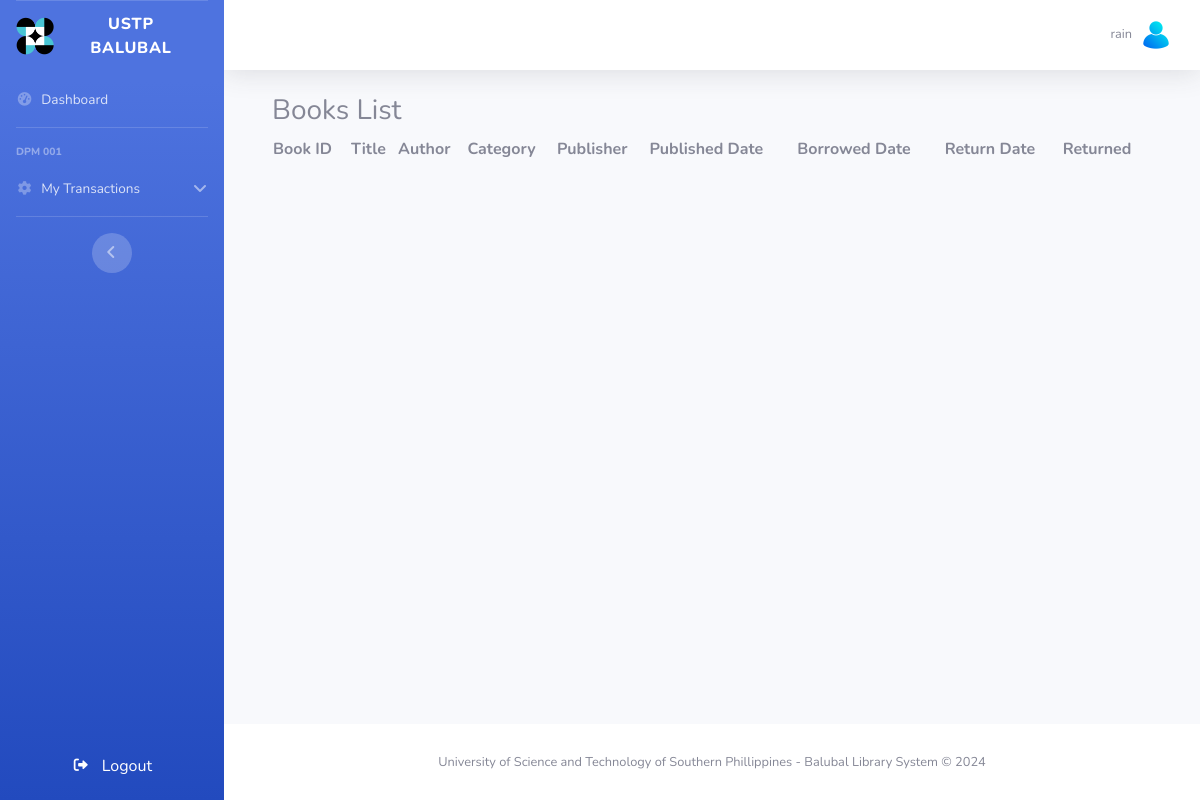
The page /borrower/list-books.php (signed in) on the database as committed earlier.
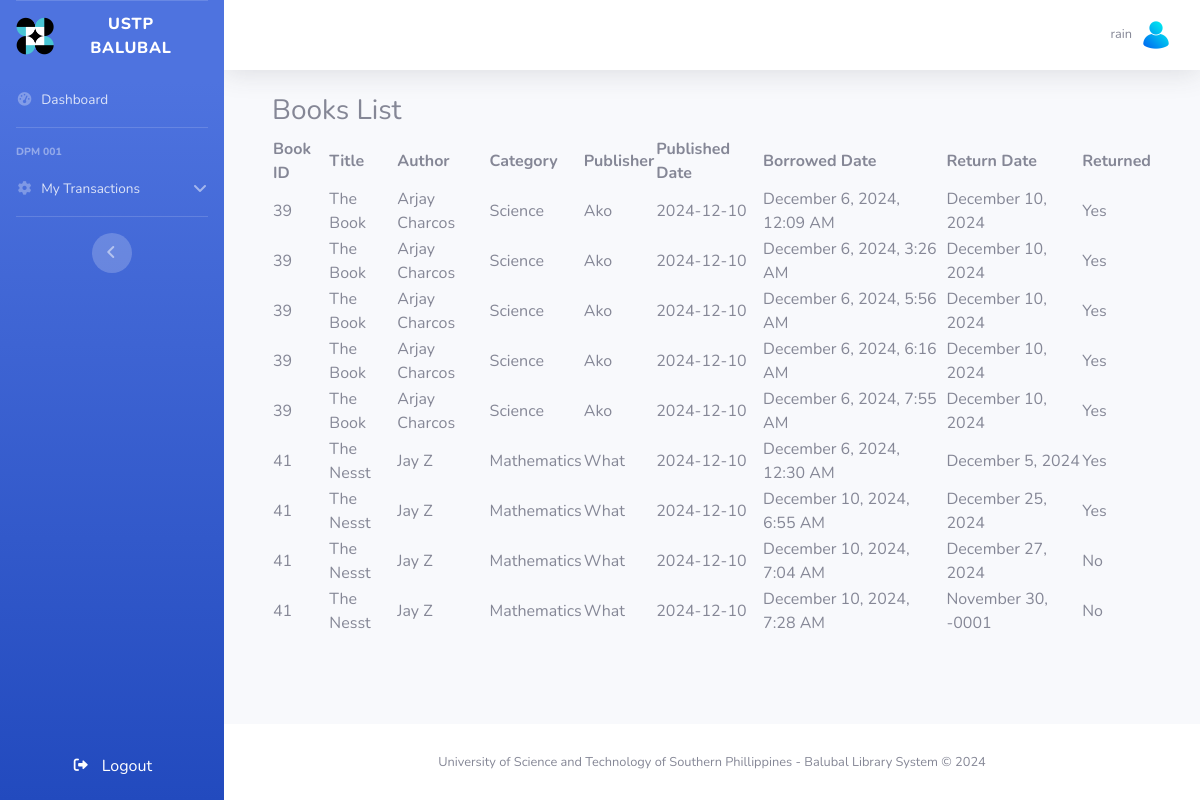
The same page on the database as committed later.
### tables this page shows
CREATE TABLE `tblbooks` (
  `bookId` int(11) NOT NULL,
  `title` varchar(100) NOT NULL,
  `dateAdded` timestamp NOT NULL DEFAULT current_timestamp(),
  `quantity` int(11) NOT NULL,
  `authorId` int(11) DEFAULT NULL,
  `categoryId` int(11) DEFAULT NULL,
  `callNum` varchar(11) NOT NULL,
  `accessionNum` varchar(5) NOT NULL,
  `barcodeNum` varchar(11) NOT NULL,
  `publisher` varchar(30) NOT NULL,
  `publishedDate` date DEFAULT NULL
);

CREATE TABLE `tblcategory` (
  `categoryId` int(11) NOT NULL,
  `categoryName` varchar(30) NOT NULL
);

CREATE TABLE `tblreturnborrow` (
  `borrowId` int(11) NOT NULL,
  `borrowedDate` timestamp NOT NULL DEFAULT current_timestamp(),
  `returnDate` date DEFAULT NULL,
  `borrowerId` int(11) NOT NULL,
  `bookId` int(11) NOT NULL,
  `librarianName` varchar(50) NOT NULL,
  `returned` enum('No','Yes','','') NOT NULL
);

### borrower/list-books.php (the view, shortened to what this page needs)
<?php
include('db/db-connect.php');
$userId = $_SESSION['user_id'];
$query = "SELECT b.bookId, b.title,
                 CONCAT(a.firstName, ' ', a.lastName) AS authorName,
                 c.categoryName, b.publisher, b.publishedDate,
                 rb.borrowedDate, rb.returnDate, rb.returned
          FROM tblbooks b
          JOIN tblauthor a ON b.authorId = a.authorId
          JOIN tblcategory c ON b.categoryId = c.categoryId
          JOIN tblreturnborrow rb ON b.bookId = rb.bookId
          WHERE rb.borrowerId = ?";
$stmt = $conn->prepare($query);
$stmt->bind_param('i', $userId);
$stmt->execute();
$result = $stmt->get_result();
?>
<!DOCTYPE html>
<html lang="en">
<head>
    <link rel="stylesheet" href="https://cdn.datatables.net/1.13.6/css/jquery.dataTables.min.css">
</head>
<body>
    <div class="container">
        <h3>Books List</h3>
        <table id="dataTable" class="display" style="width:100%">
            <thead>
                <tr>
                    <th>Book ID</th>
                    <th>Title</th>
                    <th>Author</th>
                    <th>Category</th>
                    <th>Publisher</th>
                    <th>Published Date</th>
                    <th>Borrowed Date</th>
                    <th>Return Date</th>
                    <th>Returned</th>
                </tr>
            </thead>
            <tbody>
                <?php
                if ($result->num_rows > 0) {
                    while ($row = $result->fetch_assoc()) {
                        $borrowedDate = new DateTime($row['borrowedDate']);
                        $formattedborrowedDate = $borrowedDate->format('F j, Y, g:i A');
                        $returnDate = new DateTime($row['returnDate']);
                        $formattedreturnDate = $returnDate->format('F j, Y');
                        echo "<tr>";
                        echo "<td>" . $row['bookId'] . "</td>";
                        echo "<td>" . htmlspecialchars($row['title']) . "</td>";
                        echo "<td>" . htmlspecialchars($row['authorName']) . "</td>";
                        echo "<td>" . htmlspecialchars($row['categoryName']) . "</td>";
                        echo "<td>" . htmlspecialchars($row['publisher']) . "</td>";
                        echo "<td>" . htmlspecialchars($row['publishedDate']) . "</td>";
                        echo "<td>" . htmlspecialchars($formattedborrowedDate) . "</td>";
                        echo "<td>" . htmlspecialchars($formattedreturnDate) . "</td>";
                        echo "<td>" . htmlspecialchars($row['returned']) . "</td>";
                        echo "</tr>";
                    }
                }
                ?>
            </tbody>
        </table>
    </div>
</body>
</html>
<?php
$content = ob_get_clean();
include('templates/main.php');
?>

### borrower/templates/main.php (shortened to what this page needs)
<!DOCTYPE html>
<html lang="en">
<head>
    <link href="assets/vendor/fontawesome-free/css/all.min.css" rel="stylesheet" type="text/css">
    <link href="assets/css/sb-admin-2.min.css" rel="stylesheet">
    <link rel="stylesheet" href="https://cdnjs.cloudflare.com/ajax/libs/font-awesome/6.0.0-beta3/css/all.min.css">
</head>
<body id="page-top">
    <div id="wrapper">
        <ul class="navbar-nav bg-gradient-primary sidebar sidebar-dark accordion" id="accordionSidebar">
            <?php include('templates/sidebar.php'); ?>
        </ul>
        <div id="content-wrapper" class="d-flex flex-column">
            <div id="content">
                <nav class="navbar navbar-expand navbar-light bg-white topbar mb-4 static-top shadow">
                    <ul class="navbar-nav ml-auto">
                        <li class="nav-item dropdown no-arrow">
                            <a class="nav-link dropdown-toggle" href="#" id="userDropdown" role="button" data-toggle="dropdown" aria-haspopup="true" aria-expanded="false">
                                <span class="mr-2 d-none d-lg-inline text-gray-600 small">
                                    <?php
                                        echo isset($_SESSION['username']) ? $_SESSION['username'] : 'Guest';
                                    ?>
                                </span>
                                <img class="img-profile rounded-circle" src="assets/img/profile.png">
                            </a>
                        </li>
                    </ul>
                </nav>
                <div class="container-fluid">
                    <?php echo $content; ?>
                </div>
            </div>
            <footer class="sticky-footer bg-white">
                <div class="container my-auto">
                    <div class="copyright text-center my-auto">
                        <span>University of Science and Technology of Southern Phillippines - Balubal Library System &copy; 2024</span>
                    </div>
                </div>
            </footer>
        </div>
    </div>
</body>
</html>

### borrower/templates/sidebar.php (shortened to what this page needs)
<ul class="navbar-nav bg-gradient-primary sidebar sidebar-dark accordion" id="accordionSidebar">
    <a class="sidebar-brand d-flex align-items-center justify-content-center" href="dashboard.php">
                <div class="sidebar-brand-icon">
                    <img src="assets/img/logo.png" alt="Logo" width="38" height="38">
                </div>
                <div class="sidebar-brand-text mx-3">USTP Balubal</div>
            </a>
    <li class="nav-item">
        <a class="nav-link" href="dashboard.php">
            <i class="fas fa-fw fa-tachometer-alt"></i>
            <span>Dashboard</span>
        </a>
    </li>
    <hr class="sidebar-divider">
    <div class="sidebar-heading">
        DPM 001
    </div>
    <li class="nav-item">
        <a class="nav-link" href="#" data-toggle="collapse" data-target="#collapseOne" aria-expanded="true" aria-controls="collapseOne">
            <i class="fas fa-fw fa-cog"></i>
            <span>My Transactions</span>
        </a>
    </li>
    <hr class="sidebar-divider">
    <div class="text-center d-none d-md-inline">
        <button class="rounded-circle border-0" id="sidebarToggle"></button>
    </div>
        <li class="nav-item mt-auto">
            <form action="process/logout.php" method="POST" class="p-0 text-center">
                <button type="submit" class="btn btn-block text-white">
                    <i class="fas fa-sign-out-alt fa-sm fa-fw mr-2 text-white"></i>
                    Logout
                </button>
            </form>
        </li>
</ul>

Rows that differ between the two databases and show on the page:
added tblbooks: bookId "39", title "The Book", authorName "Arjay Charcos", categoryId.categoryName "Science", publisher "Ako", publishedDate "2024-12-10", tblreturnborrow.borrowedDate "December 6, 2024, 12:09 AM", tblreturnborrow.returnDate "December 10, 2024", tblreturnborrow.returned "Yes", tblreturnborrow.borrowedDate "December 6, 2024, 3:26 AM", tblreturnborrow.borrowedDate "December 6, 2024, 5:56 AM", tblreturnborrow.borrowedDate "December 6, 2024, 6:16 AM", tblreturnborrow.borrowedDate "December 6, 2024, 7:55 AM"
added tblbooks: bookId "41", title "The Nesst", authorName "Jay Z", categoryId.categoryName "Mathematics", publisher "What", publishedDate "2024-12-10", tblreturnborrow.borrowedDate "December 6, 2024, 12:30 AM", tblreturnborrow.returnDate "December 5, 2024", tblreturnborrow.returned "Yes", tblreturnborrow.borrowedDate "December 10, 2024, 6:55 AM", tblreturnborrow.returnDate "December 25, 2024", tblreturnborrow.borrowedDate "December 10, 2024, 7:04 AM", tblreturnborrow.returnDate "December 27, 2024", tblreturnborrow.returned "No", tblreturnborrow.borrowedDate "December 10, 2024, 7:28 AM", tblreturnborrow.returnDate "November 30, -0001"
